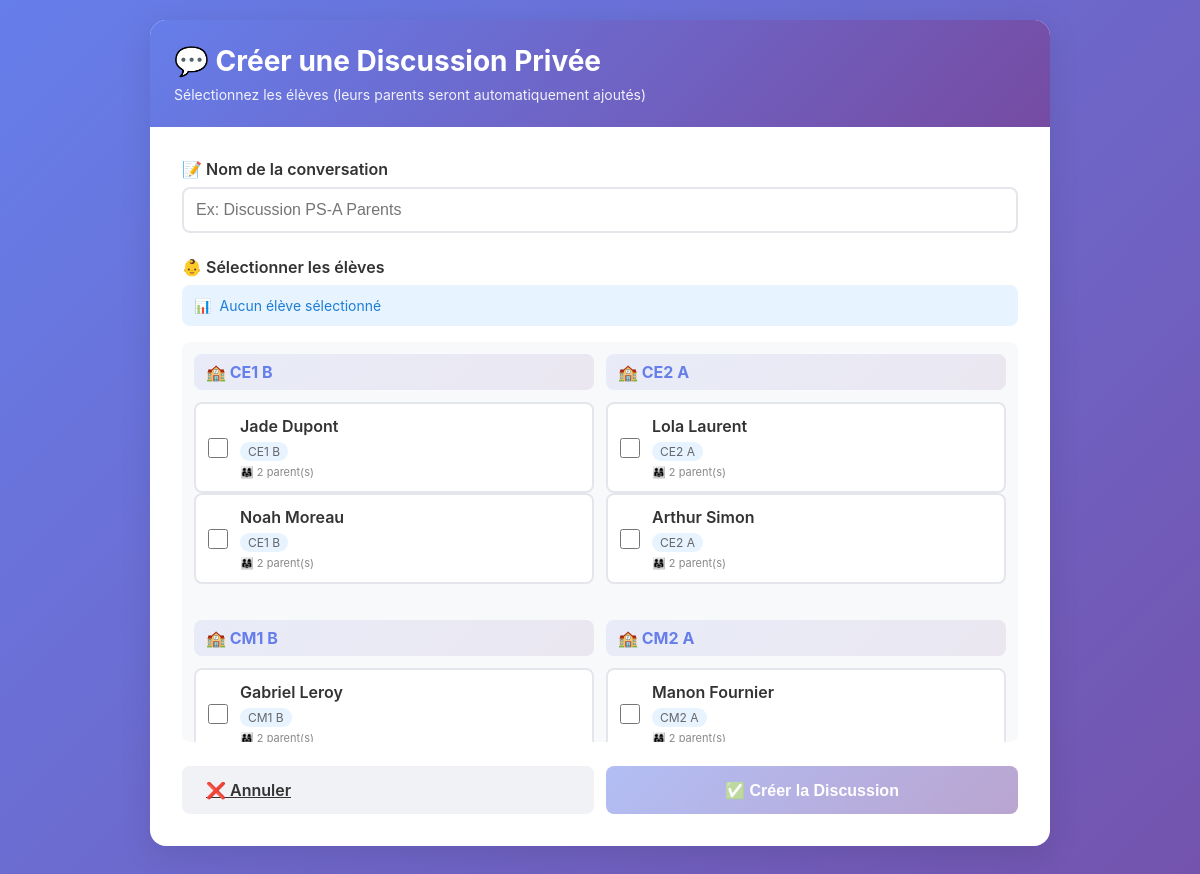
Screenshot of /niveaux/primaire/create-conversation/ (signed in) with the database file from the repository.
### school_core/models.py (models this page shows, shortened)
class Classroom(models.Model):
    level = models.ForeignKey(SchoolLevel, on_delete=models.CASCADE, related_name='classrooms')
    name = models.CharField(max_length=50)
    teacher = models.ForeignKey(
        settings.AUTH_USER_MODEL,
        on_delete=models.SET_NULL,
        null=True,
        blank=True,
        limit_choices_to={'is_teacher': True},
        related_name='taught_classes'
    )
    school_year = models.CharField(max_length=9, default='2025-2026')
    class Meta:
        verbose_name = "Classe"
        verbose_name_plural = "Classes"
        ordering = ['level', 'name']

class Student(models.Model):
    first_name = models.CharField(max_length=50, verbose_name="Prénom")
    last_name = models.CharField(max_length=50, verbose_name="Nom")
    date_of_birth = models.DateField(null=True, blank=True, verbose_name="Date de naissance")
    classroom = models.ForeignKey(
        Classroom,
        on_delete=models.SET_NULL,
        null=True,
        blank=True,
        related_name='students'
    )
    parents = models.ManyToManyField(
        settings.AUTH_USER_MODEL,
        related_name='children',
        limit_choices_to={'is_parent': True},
        blank=True
    )
    photo = models.ImageField(upload_to='students/%Y/', blank=True, null=True)
    class Meta:
        verbose_name = "Élève"
        verbose_name_plural = "Élèves"
        ordering = ['last_name', 'first_name']

### interfaces/views_primaire.py (the view, shortened to what this page needs)
# urls.py: path('primaire/create-conversation/', views_primaire.create_conversation, name='primaire_create_conversation'),
@login_required
def create_conversation(request):
    if not (request.user.is_teacher or request.user.is_director):
        django_messages.error(request, "Seuls les enseignants et directeurs peuvent créer des conversations")
        return redirect('/niveaux/primaire/')
    level = get_object_or_404(SchoolLevel, slug='primaire')
    if request.user.is_director:
        classrooms = Classroom.objects.filter(level=level)
    else:
        classrooms = request.user.taught_classes.filter(level=level)
    students = Student.objects.filter(classroom__in=classrooms).select_related('classroom').order_by('classroom__name', 'last_name', 'first_name')
    context = {
        'level': level,
        'classrooms': classrooms,
        'students': students,
    }
    return render(request, 'primaire/create_conversation.html', context)

### interfaces/templates/primaire/create_conversation.html (shortened to what this page needs)
<!DOCTYPE html>
<html lang="fr">
<head>
</head>
<body>
    <div class="container">
        <div class="header">
            <h1>💬 Créer une Discussion Privée</h1>
            <p>Sélectionnez les élèves (leurs parents seront automatiquement ajoutés)</p>
        </div>
        <div class="form-content">
            <form method="POST" id="createConversationForm">
                <div class="form-group">
                    <label for="name">📝 Nom de la conversation</label>
                    <input type="text" id="name" name="name" placeholder="Ex: Discussion PS-A Parents" required>
                </div>
                <div class="form-group">
                    <label>👶 Sélectionner les élèves</label>
                    <div class="selection-info">
                        <span>📊</span>
                        <span id="selectionCount">Aucun élève sélectionné</span>
                    </div>
                    {% regroup students by classroom as classroom_list %}
                    <div class="students-grid">
                        {% for classroom_group in classroom_list %}
                            <div class="class-section">
                                <div class="class-header">
                                    🏫 {{ classroom_group.grouper.name }}
                                </div>
                                {% for student in classroom_group.list %}
                                    <div class="student-item" onclick="toggleCheckbox(this)">
                                        <input type="checkbox" name="students" value="{{ student.id }}" onchange="updateSelectionCount()">
                                        <div class="student-info">
                                            <div class="student-name">{{ student.first_name }} {{ student.last_name }}</div>
                                            <div class="student-class">{{ student.classroom.name }}</div>
                                            <div class="student-parents">
                                                👨‍👩‍👧 {{ student.parents.count }} parent(s)
                                            </div>
                                        </div>
                                    </div>
                                {% endfor %}
                            </div>
                        {% endfor %}
                    </div>
                </div>
                <div class="actions">
                    <a href="/niveaux/maternelle/" class="btn btn-secondary">❌ Annuler</a>
                    <button type="submit" class="btn btn-primary" id="submitBtn" disabled>✅ Créer la Discussion</button>
                </div>
            </form>
        </div>
    </div>
</body>
</html>

### interfaces/templates/primaire/create_conversation.html (style rules this page uses)
* { margin: 0; padding: 0; box-sizing: border-box; }
body { font-family: -apple-system, BlinkMacSystemFont, 'Segoe UI', Roboto, Helvetica, Arial, sans-serif; background: linear-gradient(135deg, #667eea 0%, #764ba2 100%); min-height: 100vh; padding: 20px; }
.container { max-width: 900px; margin: 0 auto; background: white; border-radius: 16px; box-shadow: 0 8px 32px rgba(0, 0, 0, 0.1); overflow: hidden; }
.header { background: linear-gradient(135deg, #667eea 0%, #764ba2 100%); color: white; padding: 24px; }
.header h1 { font-size: 28px; margin-bottom: 8px; }
.header p { opacity: 0.9; font-size: 14px; }
.form-content { padding: 32px; }
.form-group { margin-bottom: 24px; }
.form-group label { display: block; margin-bottom: 8px; font-weight: 600; color: #333; }
.form-group input[type="text"] { width: 100%; padding: 12px; border: 2px solid #e4e6eb; border-radius: 8px; font-size: 16px; transition: border-color 0.3s; }
.students-grid { display: grid; grid-template-columns: repeat(auto-fill, minmax(280px, 1fr)); gap: 12px; max-height: 400px; overflow-y: auto; padding: 12px; background: #f8f9fa; border-radius: 8px; }
.student-item { display: flex; align-items: center; padding: 12px; background: white; border-radius: 8px; border: 2px solid #e4e6eb; cursor: pointer; transition: all 0.2s; }
.student-item input[type="checkbox"] { width: 20px; height: 20px; margin-right: 12px; cursor: pointer; accent-color: #667eea; }
.student-info { flex: 1; }
.student-name { font-weight: 600; color: #333; margin-bottom: 4px; }
.student-class { font-size: 12px; color: #65676b; display: inline-block; padding: 2px 8px; background: #e7f3ff; border-radius: 12px; }
.student-parents { font-size: 11px; color: #888; margin-top: 4px; }
.class-section { margin-bottom: 24px; }
.class-header { font-size: 16px; font-weight: 700; color: #667eea; margin-bottom: 12px; padding: 8px 12px; background: linear-gradient(135deg, rgba(102, 126, 234, 0.1), rgba(118, 75, 162, 0.1)); border-radius: 8px; }
.selection-info { background: #e7f3ff; padding: 12px; border-radius: 8px; margin-bottom: 16px; font-size: 14px; color: #1c7ed6; display: flex; align-items: center; gap: 8px; }
.actions { display: flex; gap: 12px; margin-top: 24px; }
.btn { flex: 1; padding: 14px 24px; border: none; border-radius: 8px; font-size: 16px; font-weight: 600; cursor: pointer; transition: all 0.3s; }
.btn-primary { background: linear-gradient(135deg, #667eea 0%, #764ba2 100%); color: white; }
.btn-primary:disabled { opacity: 0.5; cursor: not-allowed; transform: none; }
.btn-secondary { background: #f0f2f5; color: #333; }

### rows the page displays
Classroom: grouper.name "CE1 B"
Student: first_name "Jade", last_name "Dupont", classroom.name "CE1 B", parents.count "2"
Student: first_name "Noah", last_name "Moreau", classroom.name "CE1 B", parents.count "2"
Classroom: grouper.name "CE2 A"
Student: first_name "Lola", last_name "Laurent", classroom.name "CE2 A", parents.count "2"
Student: first_name "Arthur", last_name "Simon", classroom.name "CE2 A", parents.count "2"
Classroom: grouper.name "CM1 B"
Student: first_name "Gabriel", last_name "Leroy", classroom.name "CM1 B", parents.count "2"
Classroom: grouper.name "CM2 A"
Student: first_name "Manon", last_name "Fournier", classroom.name "CM2 A", parents.count "2"
